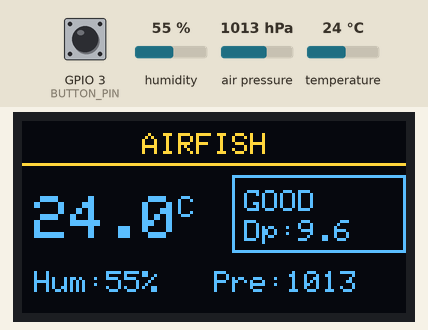
Bench run of a program on a simulated ESP32-C3. Parts: 128×64 one-colour display. The inputs (shaded band) are chosen by the test bench; at power-on: humidity 55 %, air pressure 1013 hPa, temperature 24 °C, GPIO 3 (BUTTON_PIN) HIGH. The OLED is the two-colour kind (top 16 rows yellow); random numbers use the default seed unless the program sets one.

Above: at 1.2 s.
1.3 s: humidity set to 22 %
At 1.8 s:
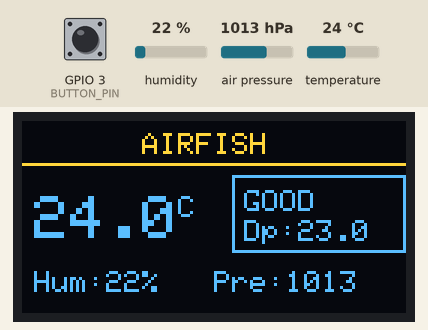
2.8 s: humidity set to 88 %
At 3.1 s:
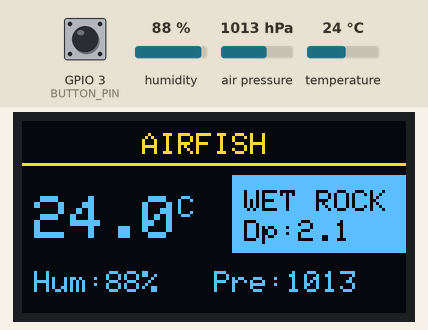
4.3 s: air pressure set to 952 hPa
At 5.7 s:
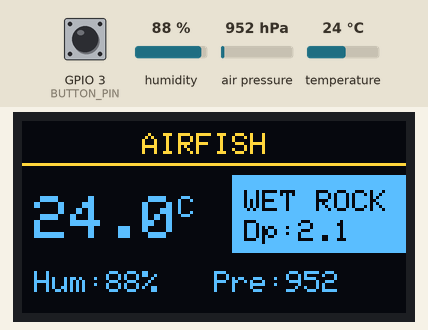
7.3 s: temperature set to 12 °C
At 8.6 s:
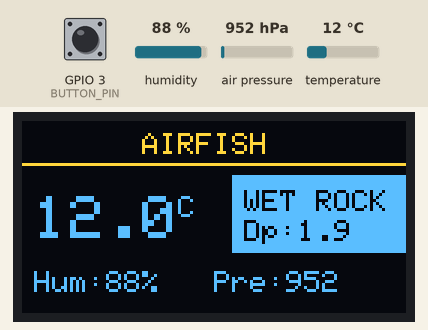
10.3 s: GPIO 3 (BUTTON_PIN) pulled LOW for 0.15 s
Timing chart, 0 to 12.9 s (numbered marks = the images above; inputs shaded):
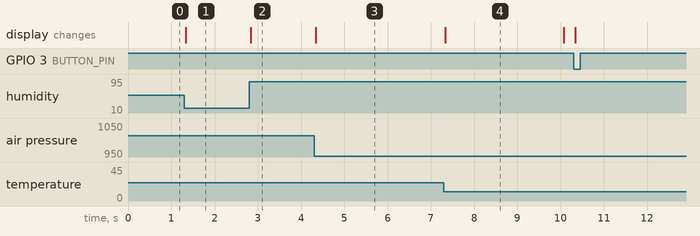

The program:

main.cpp
```cpp
#include <Arduino.h>
#include <Wire.h>
#include <Adafruit_Sensor.h>
#include <Adafruit_BME280.h>
#include <Adafruit_GFX.h>
#include <Adafruit_SSD1306.h>

// --- USER CONFIGURATION ---
// LOGICAL SPEED SETTINGS:
// 0.1  = Snail (Very Slow)
// 1.0  = Walking
// 10.0 = Running
// 100.0 = Instant/Blur
#define WALK_SPEED  10

#define SCREEN_TIMEOUT 10000
#define BUTTON_PIN 3

// --- PINS ---
#define SDA_PIN 8
#define SCL_PIN 9
#define SCREEN_WIDTH 128
#define SCREEN_HEIGHT 64

Adafruit_SSD1306 display(SCREEN_WIDTH, SCREEN_HEIGHT, &Wire, -1);
Adafruit_BME280 bme;

// --- VARIABLES ---
unsigned long lastButtonPress = 0;
unsigned long lastWalkUpdate = 0;
bool isStatsMode = true;

// We calculate the actual delay in milliseconds based on your speed setting
// We use 100.0 as a base constant to scale it nicely.
const unsigned long stepDelay = (unsigned long)(100.0 / WALK_SPEED);

// Walker Coordinates
int walkerX = SCREEN_WIDTH / 2;
int walkerY = SCREEN_HEIGHT / 2;

// --- MATH HELPER ---
double calculateDewPoint(double tempC, double humidity) {
  double a = 17.27;
  double b = 237.7;
  double alpha = ((a * tempC) / (b + tempC)) + log(humidity / 100.0);
  return (b * alpha) / (a - alpha);
}

void setup() {
  Serial.begin(115200);
  pinMode(BUTTON_PIN, INPUT_PULLUP);

  Wire.begin(SDA_PIN, SCL_PIN);

  if(!display.begin(SSD1306_SWITCHCAPVCC, 0x3C)) { for(;;); }

  if (!bme.begin(0x76, &Wire)) {
    if (!bme.begin(0x77, &Wire)) while (1);
  }

  display.clearDisplay();
  display.setTextColor(WHITE);
  lastButtonPress = millis();
}

void loop() {
  // --- 1. BUTTON INPUT ---
  if (digitalRead(BUTTON_PIN) == LOW) {
    lastButtonPress = millis();
    if (!isStatsMode) {
      isStatsMode = true;
    }
  }

  // --- 2. TRANSITION LOGIC ---
  if (isStatsMode && (millis() - lastButtonPress > SCREEN_TIMEOUT)) {
    isStatsMode = false;
    display.clearDisplay();
    display.display();
    walkerX = SCREEN_WIDTH / 2;
    walkerY = SCREEN_HEIGHT / 2;
  }

  // --- 3. MODE: STATS ---
  if (isStatsMode) {
    float temp = bme.readTemperature();
    float hum = bme.readHumidity();
    float pres = bme.readPressure() / 100.0F;
    float spread = temp - calculateDewPoint(temp, hum);

    display.clearDisplay();

    display.drawLine(0, 14, 128, 14, WHITE);
    display.setCursor(40, 4); display.setTextSize(1); display.print("AIRFISH");

    display.setCursor(4, 25); display.setTextSize(2);
    display.print(temp, 1); display.setTextSize(1); display.print("C");

    display.setCursor(4, 50);
    display.print("Hum:"); display.print(hum, 0); display.print("%");
    display.setCursor(64, 50);
    display.print("Pre:"); display.print(pres, 0);

    int boxX = 70; int boxY = 18; int boxW = 58; int boxH = 26;
    if (spread <= 3.0) {
      display.fillRect(boxX, boxY, boxW, boxH, WHITE);
      display.setTextColor(BLACK);
      display.setCursor(boxX + 4, boxY + 5);
      display.setTextSize(1);
      display.println("WET ROCK");
      display.setCursor(boxX + 4, boxY + 15);
      display.print("Dp:"); display.print(spread, 1);
    } else {
      display.drawRect(boxX, boxY, boxW, boxH, WHITE);
      display.setTextColor(WHITE);
      display.setCursor(boxX + 4, boxY + 5);
      display.setTextSize(1);
      display.println("GOOD");
      display.setCursor(boxX + 4, boxY + 15);
      display.print("Dp:"); display.print(spread, 1);
    }

    display.setTextColor(WHITE);
    display.display();
  }

  // --- 4. MODE: WALKER (Now using Logical Speed) ---
else {
    if (millis() - lastWalkUpdate > stepDelay) {
      lastWalkUpdate = millis();

      // 1. Pick a random direction (-1, 0, or 1)
      int stepX = random(-1, 2);
      int stepY = random(-1, 2);

      // 2. Check X Bounce
      // If we are at the edge AND trying to move out, flip the step!
      if ((walkerX <= 0 && stepX == -1) || (walkerX >= SCREEN_WIDTH - 1 && stepX == 1)) {
        stepX = -stepX; // Bounce!
      }

      // 3. Check Y Bounce
      if ((walkerY <= 0 && stepY == -1) || (walkerY >= SCREEN_HEIGHT - 1 && stepY == 1)) {
        stepY = -stepY; // Bounce!
      }

      // 4. Move
      walkerX += stepX;
      walkerY += stepY;

      // (Optional) Keep constrain just as a safety net, though the bounce logic handles it
      walkerX = constrain(walkerX, 0, SCREEN_WIDTH - 1);
      walkerY = constrain(walkerY, 0, SCREEN_HEIGHT - 1);

      display.drawPixel(walkerX, walkerY, WHITE);
      display.display();
    }
  }
}
```

Measured:
- after the input at 1.3 s, the display: changes at once (image 1)
- after the input at 2.8 s, the display: changes at once (image 2)
- after the input at 4.3 s, the display: changes after 0.05 s (image 3)
- what the display in image 4 shows lasts 2.8 s, from 7.3 s to 10.1 s
